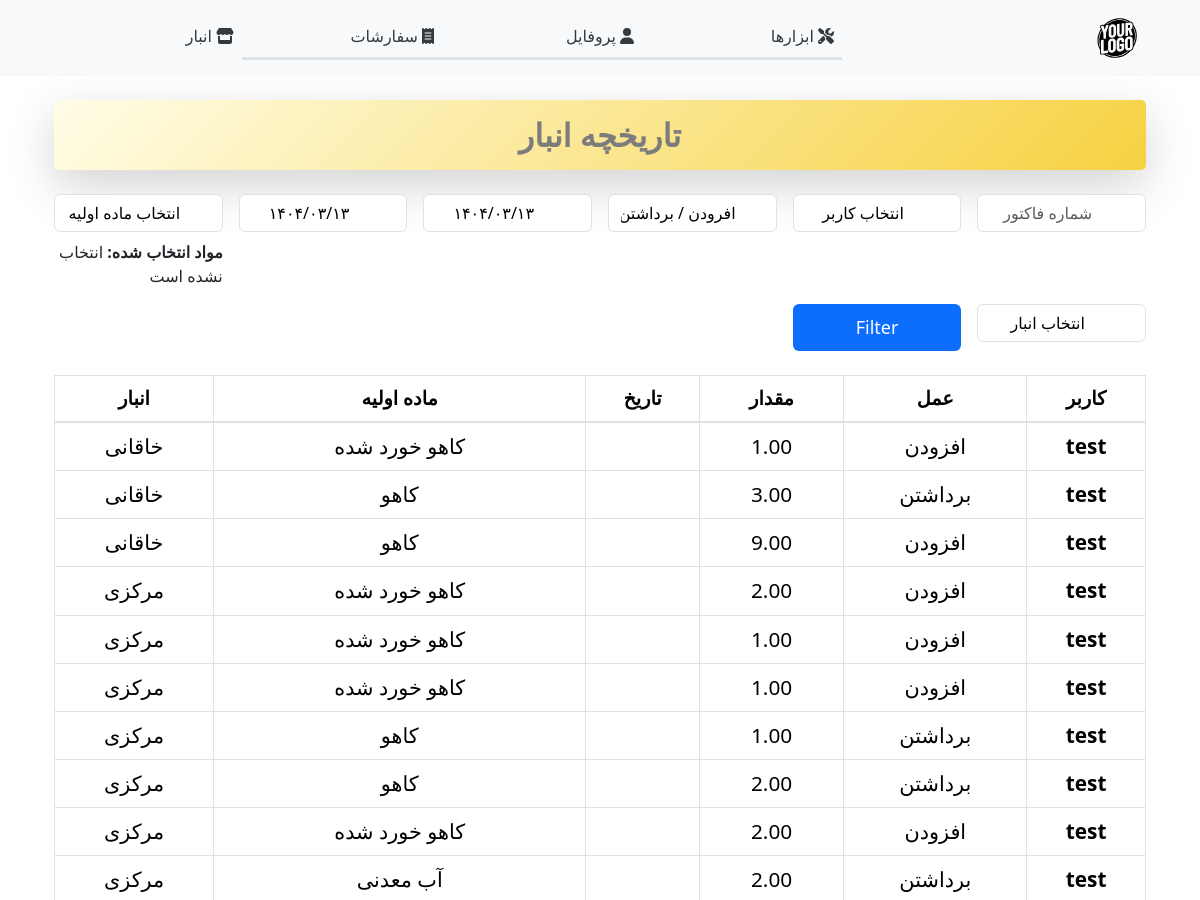
/profile/store_log/ (upper part), run on an earlier commit of the app's database.
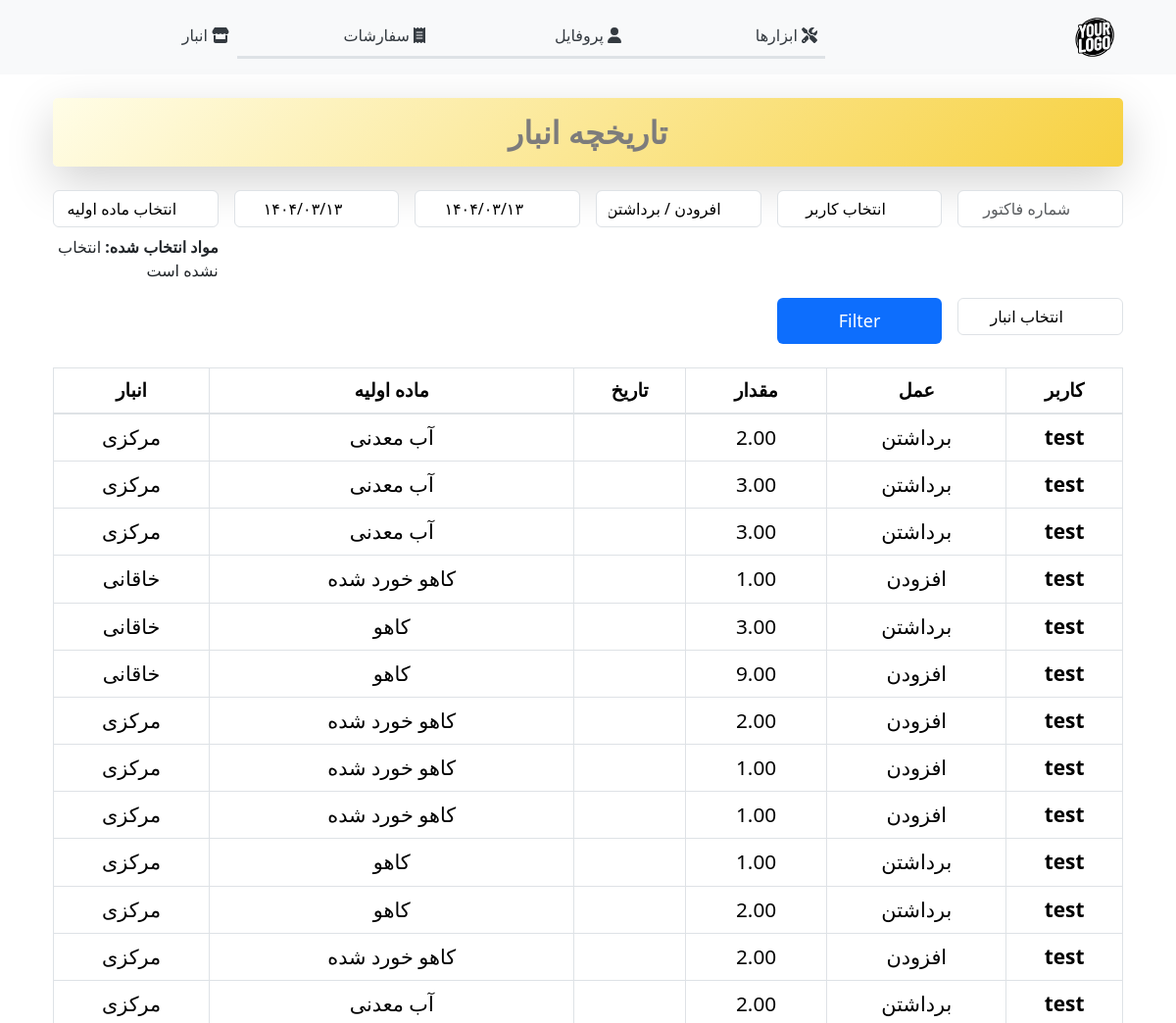
And on a later commit of the database.
### users/models.py (models this page shows, shortened)
class InventoryLog(models.Model):
    inventory = models.ForeignKey(Inventory, on_delete=models.CASCADE, related_name='logs')
    change_type = models.CharField(max_length=10, choices=(('ADD', 'افزودن'), ('REMOVE', 'برداشتن')))
    amount = models.DecimalField(max_digits=10, decimal_places=2)
    date = models.DateTimeField(default=timezone.now)
    user = models.ForeignKey(Profile, on_delete= models.CASCADE,related_name='user_inventory_log',blank=True,null=True,default=1)
    buyer = models.ForeignKey(Buyer, on_delete=models.SET_NULL, null=True, blank=True)
    receipt_Number = models.IntegerField( null=True,blank=True, default=0)
    confirmed_by_buyer = models.BooleanField(default=False)  # Add this line
    def jalali_date(self):
        return JalaliDatetime(self.date).strftime('%Y/%m/%d %H:%M:%S')

class Profile(models.Model):
    user = models.OneToOneField(User, on_delete=models.CASCADE)
    first_name = models.TextField(max_length=100,blank=True)
    last_name = models.TextField(max_length=100,blank=True)
    phone = PhoneNumberField(null=True, blank=True, unique=True)
    address = models.TextField(max_length=300,blank=True,null=True)
    avatar = models.ImageField(default='default.jpg', upload_to='profile_images')
    bio = models.TextField()
    job_position = models.ForeignKey(jobs, on_delete= models.CASCADE,related_name='job_position',default=1,blank=True,null=True)
    push_endpoint = models.TextField(blank=True, null=True)
    push_p256dh = models.TextField(blank=True, null=True)
    push_auth = models.TextField(blank=True, null=True)

class Inventory(models.Model):
    inventory_raw_material = models.ForeignKey(raw_material, on_delete=models.CASCADE, related_name='inventory')
    warehouse = models.ForeignKey(Warehouse, on_delete=models.CASCADE, related_name='inventories', default=1)
    quantity = models.DecimalField(max_digits=10, decimal_places=2, null=False, default=0)  # مقدار پیش‌فرض برای quantity
    last_updated = models.DateTimeField(default=timezone.now)
    receipt_Number = models.IntegerField( null=True,blank=True, default=0)

class raw_material(models.Model):
    name = models.CharField(max_length=200)
    describe = models.CharField(max_length=800)
    unit = models.CharField(max_length=200)
    mother = models.ForeignKey(mother_material, on_delete= models.CASCADE,related_name='mother_material',blank=True,null=True)
    mode = models.ForeignKey(mode_raw_materials,default=None, on_delete= models.CASCADE,related_name='mode_raw_materials',blank=True,null=True)
    class Meta:
        ordering = ['describe']

class Warehouse(models.Model):
    name = models.CharField(max_length=200)
    location = models.CharField(max_length=200, blank=True, null=True)
    capacity = models.DecimalField(max_digits=10, decimal_places=0, blank=True, null=True)  # ظرفیت انبار

### users/views.py (the view)
# urls.py: path('profile/store_log/', log_view_store, name='logs_store'),
def log_view_store(request):
    logs = InventoryLog.objects.all().order_by('date').reverse()
    users = Profile.objects.all()
    raw_materials = RawMaterial.objects.all()
    warehouses = Warehouse.objects.all()
    receipt_number = request.GET.get('receipt_number')
    if receipt_number:
        try:
            receipt_number = int(receipt_number)
        except:
            pass
        logs = logs.filter(receipt_Number=receipt_number)
    user = request.GET.get('user')
    if user and user!='select_all':
        logs = logs.filter(user__id=user)
    change_type = request.GET.get('change_type')
    if change_type:
        logs = logs.filter(change_type=change_type)
    warehouse = request.GET.get('warehouse')
    if warehouse and warehouse !='select_all':
        logs = logs.filter(inventory__warehouse__id=warehouse)
    raw_material = request.GET.get('raw_materials')
    a = request.GET.get('raw_materials')
    if raw_material:
        logs = logs.filter(inventory__inventory_raw_material__id=raw_material)
    default_user = request.GET.get('user', None)
    default_change_type = request.GET.get('change_type', None)
    default_date_from = request.GET.get('date_from', None)
    default_date_to = request.GET.get('date_to', None)
    default_raw_materials = request.GET.getlist('raw_materials', [])
    default_warehouse = request.GET.get('warehouse', None)
    try:
        default_user = int(default_user)
        default_warehouse = int(default_warehouse)
    except:
        pass
    context = {
        'logs': logs,
        'users': users,
        'warehouses':warehouses,
        'raw_materials':  raw_materials,
        'default_user': default_user,
        'default_change_type': default_change_type,
        'default_date_from': default_date_from,
        'default_date_to': default_date_to,
        'default_raw_materials': default_raw_materials,
        'default_warehouse': default_warehouse
    }
    return render(request, 'users/store_log.html',context)

### users/templates/users/store_log.html (shortened to what this page needs)
{% extends "users/base.html" %}
{% block content %}
{% load static %}
<html lang="fa">
<head>
    <link href="https://cdn.jsdelivr.net/npm/select2@4.1.0-rc.0/dist/css/select2.min.css" rel="stylesheet" />
    <link rel="stylesheet" type="text/css" href="{% static 'css/bootstrap.css' %}">
    <link rel="stylesheet" type="text/css" href="{% static 'css/store.css' %}">
    <link rel="stylesheet" type="text/css" href="{% static 'css/persian.datepicker.css' %}">
</head>
<body>
    <div class="container mt-4">
        <div class="card page-title-card shadow-lg rounded-lg p-4 mb-4">
            <h1 class="page-title">تاریخچه انبار</h1>
        </div>
        <form method="GET" class="row g-3 mb-4">
            <div class="col-md-2">
                <input type="text" name="receipt_number" class="form-control" placeholder="شماره فاکتور" value="{{ request.GET.receipt_number }}">
            </div>
            <div class="col-md-2">
                <select name="user" id="userDropdown" class="form-control">
                    <option value="">انتخاب کاربر</option>
                </select>
            </div>
            <div class="col-md-2">
                <select name="change_type" class="form-control">
                    <option value="">افرودن / برداشتن</option>
                </select>
            </div>
            <div class="col-md-2">
                <input type="text" id="date_from" name="date_from" class="form-control" placeholder="از تاریخ" value="{{ default_date_from }}">
            </div>
            <div class="col-md-2">
                <input type="text" id="date_to" name="date_to" class="form-control" placeholder="تا تاریخ" value="{{ default_date_to }}">
            </div>
            <div class="col-md-2 custom-dropdown">
                <button type="button" id="dropdownButton" class="form-control">انتخاب ماده اولیه</button>
                <div class="mt-2">
                    <strong>مواد انتخاب شده:</strong>
                    <span id="selectedMaterials">انتخاب نشده است</span>
                </div>
            </div>
            <div class="col-md-2">
                <select name="warehouse" id="warehouseDropdown" class="form-control">
                    <option value="">انتخاب انبار</option>
                </select>
            </div>
            <div class="col-md-2">
                <button type="submit" class="btn btn-primary">Filter</button>
            </div>
        </form>
        <table class="table table-bordered table-hover">
            <thead>
                <tr>
                    <th class="text-center">کاربر</th>
                    <th class="text-center">عمل</th>
                    <th class="text-center">مقدار</th>
                    <th class="text-center">تاریخ</th>
                    <th class="text-center">ماده اولیه</th>
                    <th class="text-center">انبار</th>
                </tr>
            </thead>
            <tbody>
                {% for log in logs %}
                <tr>
                    <td class="text-center">{{ log.user.user.username }}</td>
                    <td class="text-center">{{ log.get_change_type_display }}</td>
                    <td class="text-center">{{ log.amount }}</td>
                    <td class="text-center">{{ log.jalali_date }}</td>
                    <td class="text-center">{{ log.inventory.inventory_raw_material.name }}</td>
                    <td class="text-center">{{ log.inventory.warehouse.name }}</td>
                </tr>
                {% endfor %}
            </tbody>
        </table>
    </div>
</body>
{% endblock %}

What changed in the data, as far as the page shows it:
added InventoryLog: user.user.username "test", change_type "برداشتن", amount "2.00", inventory.inventory_raw_material.name "آب معدنی", inventory.warehouse.name "مرکزی"
added InventoryLog: user.user.username "test", change_type "برداشتن", amount "3.00", inventory.inventory_raw_material.name "آب معدنی", inventory.warehouse.name "مرکزی"
added InventoryLog: user.user.username "test", change_type "برداشتن", amount "3.00", inventory.inventory_raw_material.name "آب معدنی", inventory.warehouse.name "مرکزی"
